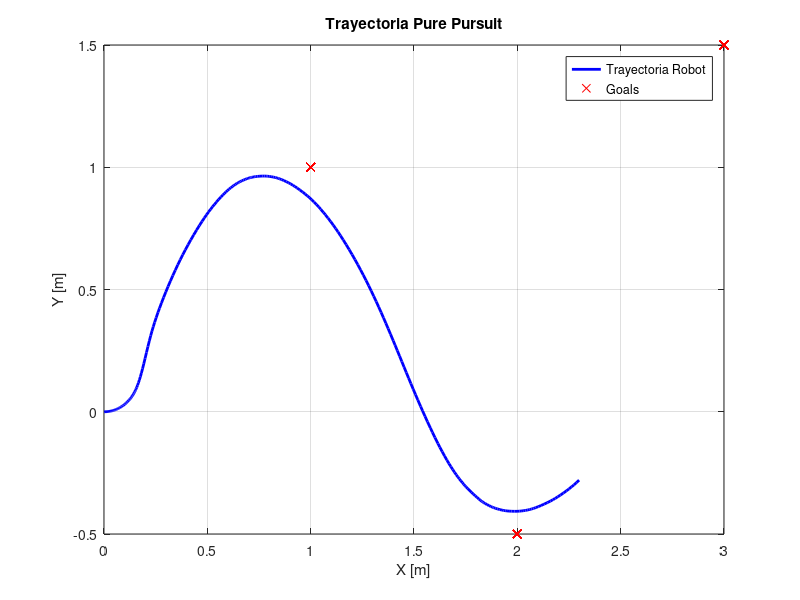
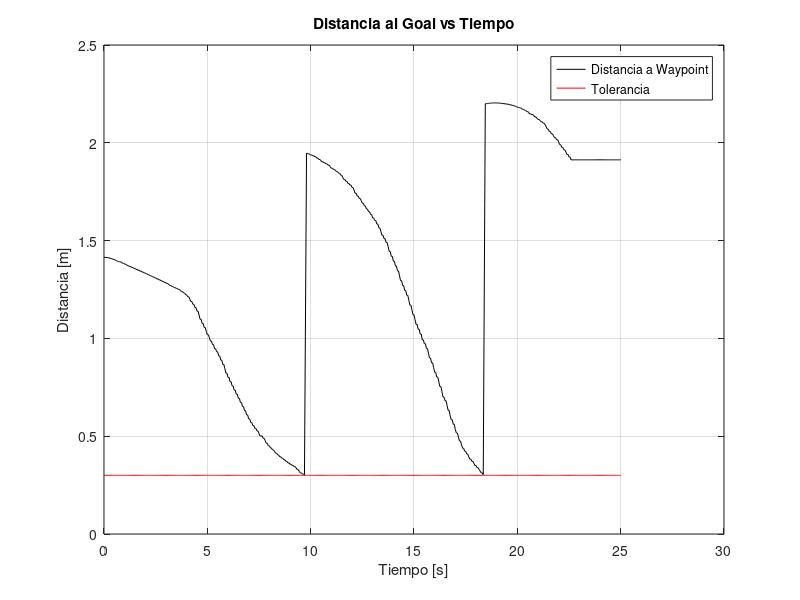

These figures' MATLAB source, in order:
% Data analyzer
data = csvread('robot_data_log.csv', 1, 0); % El 1,0 salta la cabecera


t = data(:,1)-data(1,1);
rx = data(:,2);
ry = data(:,3);
gx = data(:,5);
gy = data(:,6);
dist_err = data(:,7);
v = data(:,8);

% Plotear trayectoria realizada vs objetivo
figure;
plot(rx, ry, 'b-', 'LineWidth', 2); hold on;
plot(gx, gy, 'rx');
legend('Trayectoria Robot', 'Goals');
grid on;
title('Trayectoria Pure Pursuit');
xlabel('X [m]'); ylabel('Y [m]');

% Plotear error de distancia en el tiempo
figure;
plot(t, dist_err, 'k-','DisplayName','Distancia a Waypoint');hold on
plot(t,0.3*ones(length(t),1),'r','DisplayName','Tolerancia');
title('Distancia al Goal vs Tiempo');
xlabel('Tiempo [s]'); ylabel('Distancia [m]');legend show
grid on;
